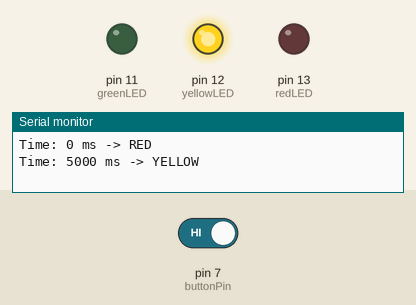
Recording of a sketch running on a simulated Arduino Uno, built with avr-gcc and run on an emulated ATmega328P. Parts: output pins drawn as LEDs (lit = HIGH), the last lines printed to the serial monitor. Inputs (shaded band) come from the test bench; at power-on: pin 7 (buttonPin) HIGH.

Above: at 5.1 s.
At 7.8 s:
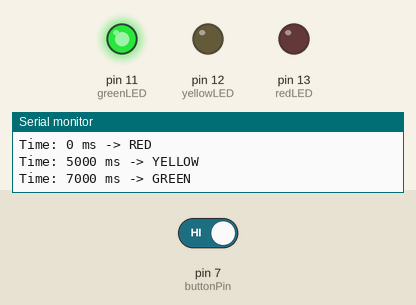
7.9 s: pin 7 (buttonPin) driven LOW
At 11.7 s:
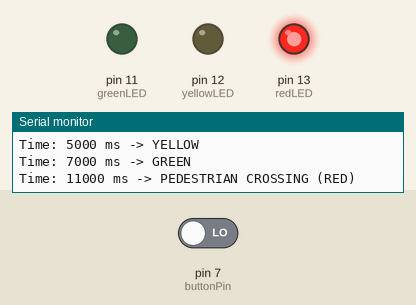
Timing chart, 0 to 13.2 s (numbered marks = the images above; inputs shaded):
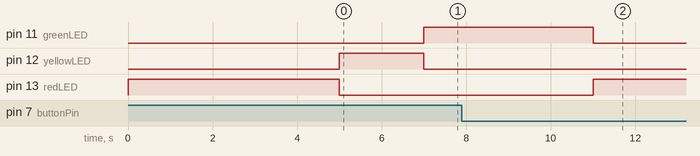

Measured:
- after the input at 7.9 s, pin 11 (greenLED): goes on until 11.0 s, then stays LOW; pin 12 (yellowLED): stays LOW (without the input it goes to HIGH after 8.1 s); pin 13 (redLED): goes on until 11.0 s, then stays HIGH

The sketch:

traffic_light.ino.ino
```cpp
// Traffic Light Controller

const int redLED = 13;
const int yellowLED = 12;
const int greenLED = 11;
const int buttonPin = 7;

void setup()
{
  pinMode(redLED, OUTPUT);
  pinMode(yellowLED, OUTPUT);
  pinMode(greenLED, OUTPUT);

  pinMode(buttonPin, INPUT_PULLUP);

  Serial.begin(9600);
}

void loop()
{
  // Check pedestrian button
  if (digitalRead(buttonPin) == LOW)
  {
    pedestrianCrossing();
    return;
  }

  // RED
  digitalWrite(redLED, HIGH);
  digitalWrite(yellowLED, LOW);
  digitalWrite(greenLED, LOW);

  Serial.print("Time: ");
  Serial.print(millis());
  Serial.println(" ms -> RED");

  delay(5000);

  if (digitalRead(buttonPin) == LOW)
  {
    pedestrianCrossing();
    return;
  }

  // YELLOW
  digitalWrite(redLED, LOW);
  digitalWrite(yellowLED, HIGH);
  digitalWrite(greenLED, LOW);

  Serial.print("Time: ");
  Serial.print(millis());
  Serial.println(" ms -> YELLOW");

  delay(2000);

  if (digitalRead(buttonPin) == LOW)
  {
    pedestrianCrossing();
    return;
  }

  // GREEN
  digitalWrite(redLED, LOW);
  digitalWrite(yellowLED, LOW);
  digitalWrite(greenLED, HIGH);

  Serial.print("Time: ");
  Serial.print(millis());
  Serial.println(" ms -> GREEN");

  delay(4000);
}

void pedestrianCrossing()
{
  digitalWrite(redLED, HIGH);
  digitalWrite(yellowLED, LOW);
  digitalWrite(greenLED, LOW);

  Serial.print("Time: ");
  Serial.print(millis());
  Serial.println(" ms -> PEDESTRIAN CROSSING (RED)");

  delay(8000);
}
```
